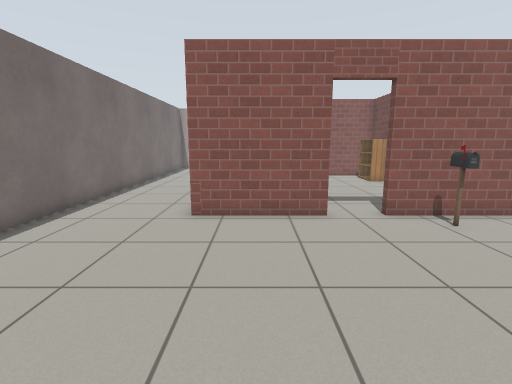
view 1 (above)

16 first-person views from a walk through a Gazebo world. The camera is 1.1 m above the floor, tilts 10° down and sees 85° across. The floor is counted in squares, 0.5 m on a side. Each view is taken from the middle of a square. On the plan, view 1 faces up. The plan holds only what a view shows up to about 17 squares ahead; the rest is blank. The robots in the file are not drawn. Simple patterns stand in for the simulator's built-in surfaces.

view 2
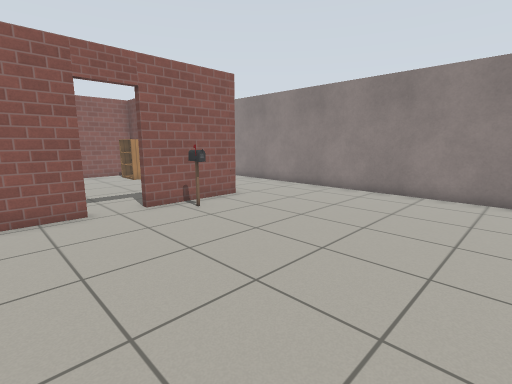

view 3
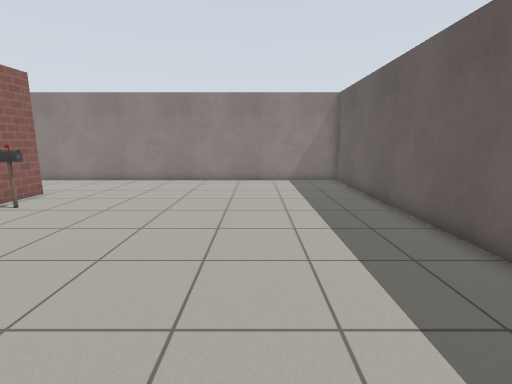

view 4
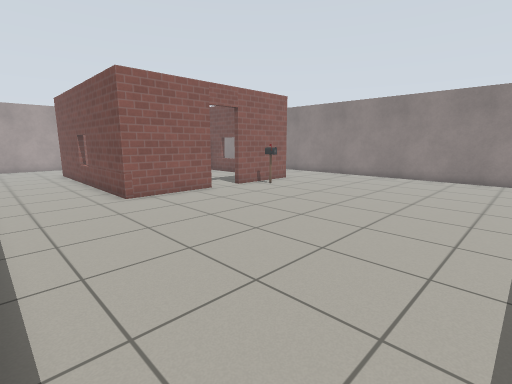

view 5
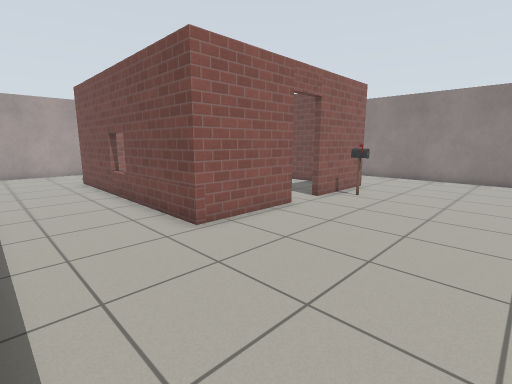

view 6
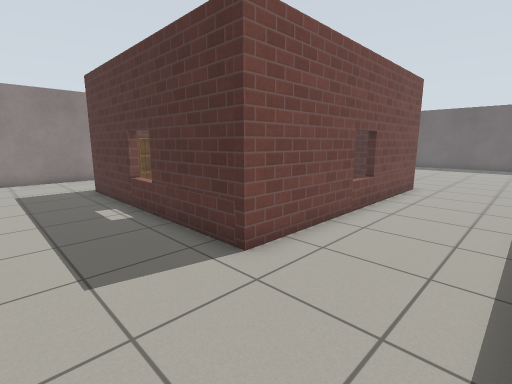

view 7
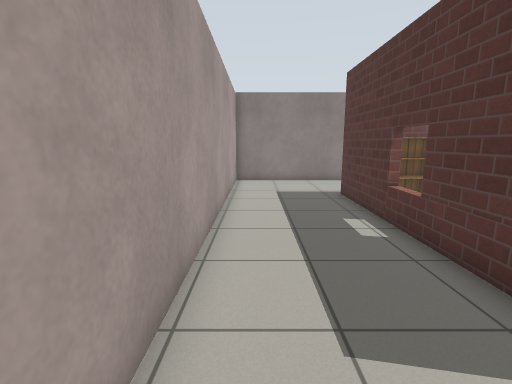

view 8
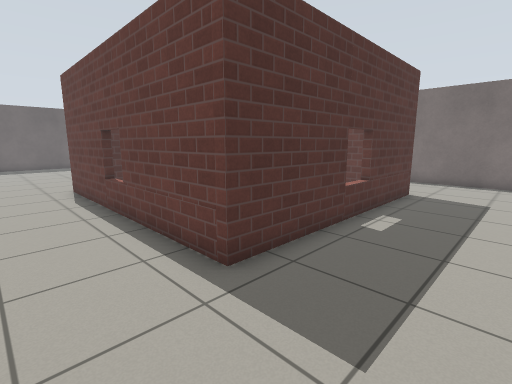

view 9
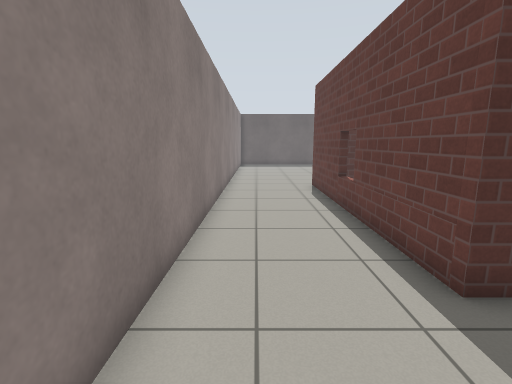

view 10
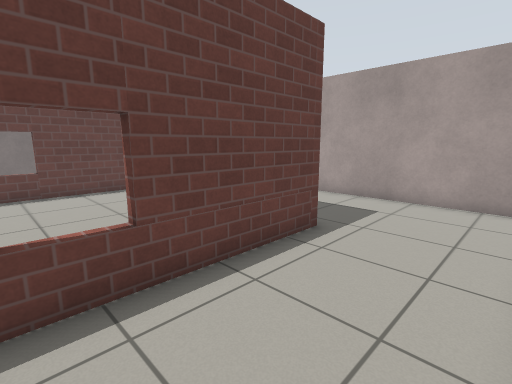

view 11
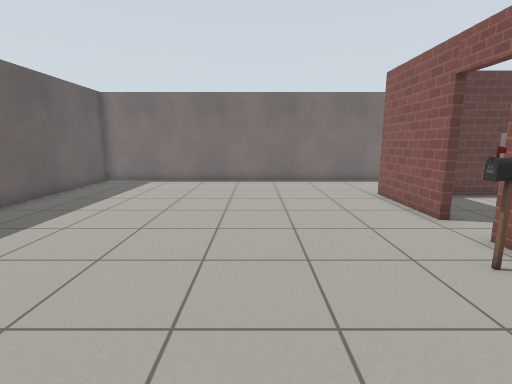

view 12
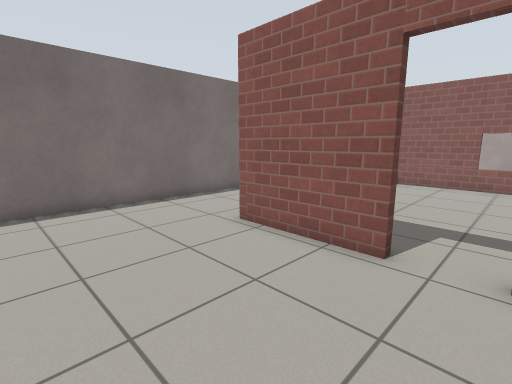

view 13
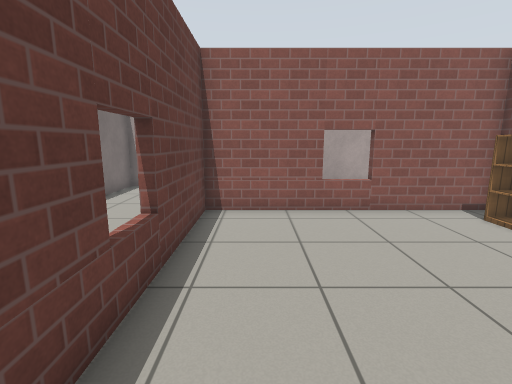

view 14
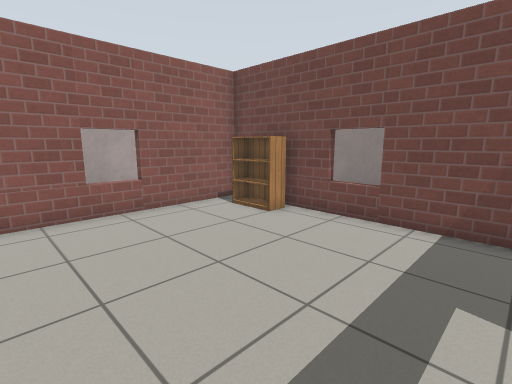

view 15
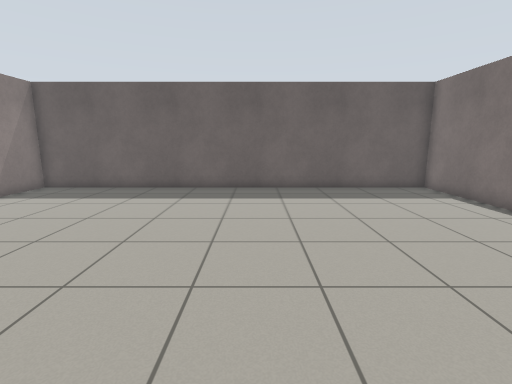

view 16
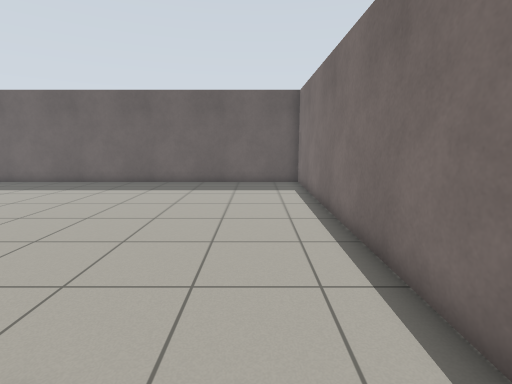

### Floor plan
Key: @ floor where view 1 was taken; # wall or solid block; . floor; D open door; = window, fence, low wall or low ledge; B bookshelf; P postbox.
Columns run from 7 left of view 1 to 13 right of it. Each row starts with its distance up from view 1.
 24 #####################
 23 #...................#
 22 #...................#
 21 #...................#
 20 #...................#
 19 #....#####=#####....#
 18 #....#........B#....#
 17 #....#........B#....#
 16 #....#........B#....#
 15 #....#.........#....#
 14 #....=.........=....#
 13 #....#.........#....#
 12 #....#.........#....#
 11 #....#.........#....#
 10 #....#.........#....#
  9 #....#####D#####....#
  8 #.........DD........#
  7 #...........P.......#
  6 #...................#
  5 #...................#
  4 #...................#
  3 #...................#
  2 #...................#
  1 #...................#
  0 #......@............#
 -1 #...................#
 -2 #...................#
 -3 #...................#
 -4 #...................#
 -5 #...................#
 -6 #####################

Where each view was taken, in squares from view 1:
view 1: 0 up, 0 right, facing up
view 2: 1 down, 0 right, facing up-right
view 3: 1 down, 4 left, facing right
view 4: 3 down, 6 left, facing up-right
view 5: 2 up, 6 left, facing up-right
view 6: 23 up, 6 left, facing down-right
view 7: 23 up, 4 left, facing right
view 8: 23 up, 11 right, facing down-left
view 9: 23 up, 11 right, facing down
view 10: 13 up, 12 right, facing up-left
view 11: 3 up, 10 right, facing left
view 12: 3 up, 4 right, facing up-left
view 13: 10 up, 0 right, facing up
view 14: 10 up, 0 right, facing up-right
view 15: 8 up, 2 right, facing down
view 16: 10 up, 4 left, facing down
